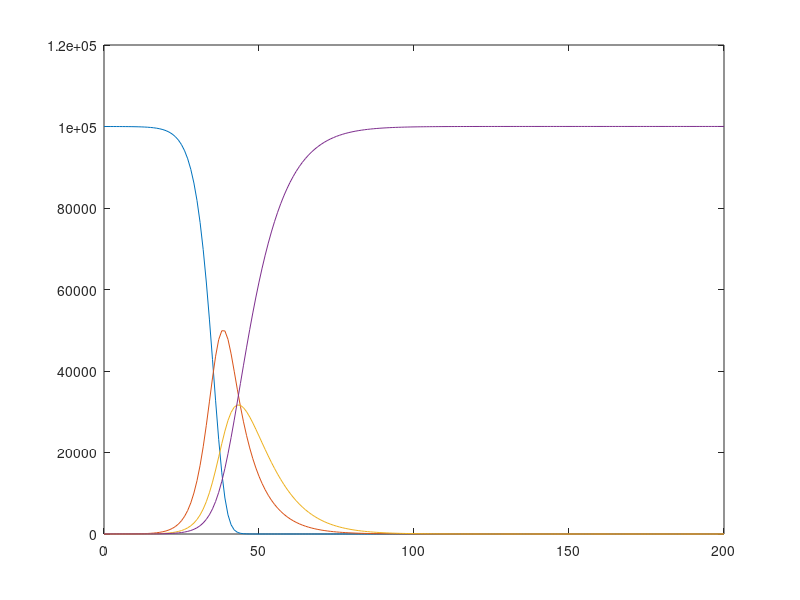

MATLAB code to generate this figure: (Note: this script raises an error after producing the figure.)
clear all; clc
%% Setting up difference equations
% We assume that individuals mix randomly and parameter values are given as
% follows:
N = 100000;						% Population 100,000 people
[S0, E0, I0] = deal(99999, 0, 1);		% Initial values
kappa = 1/8; 					% Pre-infectious period 8 days
alpha = 1/7;					% Infectious period 7 days
R0 = 13;						% Basic reproduction number 13
beta = R0 * alpha / N;

% Set up the SEIR model of the transmission dynamics of measles in a closed
% population using difference equations:

trans_period = 200;				% model of 200 days
dt = 1;							% for each day

data_coll = zeros(4,trans_period+1);
data_coll(:,1) = [S0,E0,I0,R0]';
for i = 2:dt:trans_period+1
    diff_mat = [-beta*data_coll(3,i-1), 0, 0, 0; ...
        beta*data_coll(3,i-1), -kappa, 0, 0;...
        0, kappa, -alpha, 0; ...
        0, 0, alpha, 0];
	data_coll(:,i) =data_coll(:,i-1) + dt*(diff_mat*data_coll(:,i-1));
end

% 1. Plot a graph for number of susceptible, pre-Infectious, infectious,
% and recovered populations during 200 days.
days = 0:dt:trans_period;
plot(days, data_coll');
ax = gca;           % current axes
ax.YLim = [-1e4 11e4];
legend('susceptible','pre-infectious','infectious','recover','Location', 'best');
title('SEIR model for 200 days');
xlabel('Time(Days)');
ylabel('Population');

% 2. How long does it take before there are no infectious persons in the
% population? Why do no further new infectious persons occur in this
% population after a certain time?
% Find the first day t that I(t) is less than 1, which means that the
% infectious is less than one person. We can take it as on infectious
% persons.
Dday = find(data_coll(3,8:trans_period+1) < 1, 1) + 7;      % 137
% The first time that there is no infectious person must later than a week,
% since the infectious period is 7 days. Hence, we search after 7 days and
% add 7 days back for giving the day in trans_period.

% 3. How does the graph change if you change the pre-infectious period to
% be 5 days and 20 days, respectively?
kappa1 = 1/5; 					% Pre-infectious period 5 days
kappa2 = 1/20; 					% Pre-infectious period 20 days

data_coll1 = zeros(4,trans_period+1);
data_coll1(:,1) = [S0,E0,I0,R0]';
for i = 2:dt:trans_period+1
    diff_mat = [-beta*data_coll1(3,i-1), 0, 0, 0; ...
        beta*data_coll1(3,i-1), -kappa1, 0, 0;...
        0, kappa1, -alpha, 0; ...
        0, 0, alpha, 0];
	data_coll1(:,i) =data_coll1(:,i-1) + dt*(diff_mat*data_coll1(:,i-1));
end

data_coll2 = zeros(4,trans_period+1);
data_coll2(:,1) = [S0,E0,I0,R0]';
for i = 2:dt:trans_period+1
    diff_mat = [-beta*data_coll2(3,i-1), 0, 0, 0; ...
        beta*data_coll2(3,i-1), -kappa2, 0, 0;...
        0, kappa2, -alpha, 0; ...
        0, 0, alpha, 0];
	data_coll2(:,i) =data_coll2(:,i-1) + dt*(diff_mat*data_coll2(:,i-1));
end

figure('WindowState','maximized');
subplot(2,1,1);
plot(days, data_coll1');
ax = gca;           % current axes
ax.YLim = [0 10e4];
legend('susceptible','pre-infectious','infectious','recover','Location', 'best');
title('SEIR model for 200 days (Pre-infectious period 5 days)');
xlabel('Time(Days)');
ylabel('Population');

subplot(2,1,2); 
plot(days, data_coll2');
legend('susceptible','pre-infectious','infectious','recover','Location', 'best');
title('SEIR model for 200 days (Pre-infectious period 20 days)');
xlabel('Time(Days)');
ylabel('Population');
% As we can see in the figure window, the longer pre-infectious period the
% later infectious person back to zero.

% 4. Which assumptions would you alter or add to the model to describe the
% transmission of measles in a large population over a period of years?
% The natural birth and death should take into account. And we have several
% assuumptions, such as the natural birth rate and the natural death rate
% are the same.

%% Incorporating births and deaths
% 5. Assuming that the population size doesn't change over time, what would
% be an appropriate expression for the per capital birth rate and death
% rate? 
% We can set a constant mu as the rate of birth and death. And all the
% newborns are susceptible. Note that mu is a factor. As our assumption,
% the life expectancy is 70 years. Then we set
LE = 70 * 365;
mu = 1/LE;          % Birth rate = death rate

% 6. Is it realistic that all individuals are born into the susceptible
% population? Is this a reasonable assumption to make? What alternative
% assumptions might be appropriate to make the model more realistic?
% It depends on the properties of diseases. If the immunity is maternal,
% then not all the individuals are born into the susceptible population. If
% it is adaptive immunity, then we can assume this in our model. The birth
% rate and death rate are independent, i.e. they are unnecessarily the
% same. And if the immunity is not adaptive, then we need another factor to
% simulate the portioin of those have natural immunity.


% 7. With the birth and death rates included in the equations, run the
% equations for 200 days. Is there a point where no more infections occur?

data_coll3 = zeros(4,trans_period+1);
data_coll3(:,1) = [S0,E0,I0,R0]';
for i = 2:dt:trans_period+1
    diff_mat = [-beta*data_coll3(3,i-1), mu, mu, mu; ...
        beta*data_coll3(3,i-1), -kappa-mu, 0, 0;...
        0, kappa, -alpha-mu, 0; ...
        0, 0, alpha, -mu];
	data_coll3(:,i) =data_coll3(:,i-1) + dt*(diff_mat*data_coll3(:,i-1));
end

figure
days = 0:dt:trans_period;
plot(days, data_coll3');
ax = gca;           % current axes
ax.YLim = [-1e4 11e4];
legend('susceptible','pre-infectious','infectious','recover','Location', 'best');
title('SEIR model for 200 days with LE = 70 yrs');
xlabel('Time(Days)');
ylabel('Population');

Dday_200dys = find(data_coll3(3,8:trans_period+1) < 1, 1) + 7;     % 140
% Later than the case without new birth and death. But basicly the same.

% What about 10 years? 50 years?
trans_period1 = 10 * 365;
data_coll4 = zeros(4,trans_period1+1);
data_coll4(:,1) = [S0,E0,I0,R0]';
for i = 2:dt:trans_period1+1
    diff_mat = [-beta*data_coll4(3,i-1), mu, mu, mu; ...
        beta*data_coll4(3,i-1), -kappa-mu, 0, 0;...
        0, kappa, -alpha-mu, 0; ...
        0, 0, alpha, -mu];
	data_coll4(:,i) =data_coll4(:,i-1) + dt*(diff_mat*data_coll4(:,i-1));
end

Dday_10yrs = find(data_coll4(3,8:trans_period1+1) < 1, 1) + 7;        % 140

trans_period2 = 50 * 365;
data_coll5 = zeros(4,trans_period2+1);
data_coll5(:,1) = [S0,E0,I0,R0]';
for i = 2:dt:trans_period2+1
    diff_mat = [-beta*data_coll5(3,i-1), mu, mu, mu; ...
        beta*data_coll5(3,i-1), -kappa-mu, 0, 0;...
        0, kappa, -alpha-mu, 0; ...
        0, 0, alpha, -mu];
	data_coll5(:,i) =data_coll5(:,i-1) + dt*(diff_mat*data_coll5(:,i-1));
end

Dday_50yrs = find(data_coll5(3,8:trans_period2+1) < 1, 1) + 7;        % 140

figure('WindowState','maximized');
subplot(2,1,1);
days = 0:dt:trans_period1;
plot(days, data_coll4');
legend('susceptible','pre-infectious','infectious','recover','Location', 'best');
title('SEIR model for 10 years with LE = 70 yrs');
xlabel('Time(Days)');
ylabel('Population');

subplot(2,1,2); 
days = 0:dt:trans_period2;
plot(days, data_coll5');
legend('susceptible','pre-infectious','infectious','recover','Location', 'best');
title('SEIR model for 50 years with LE = 70 yrs');
xlabel('Time(Days)');
ylabel('Population');

% 8. How are the changes in the number of susceptible and immune related if
% you were to simulate the dynamics of measles for 50 years and for 100
% years?

trans_period3 = 100 * 365;
data_coll6 = zeros(4,trans_period3+1);
data_coll6(:,1) = [S0,E0,I0,R0]';
for i = 2:dt:trans_period3+1
    diff_mat = [-beta*data_coll6(3,i-1), mu, mu, mu; ...
        beta*data_coll6(3,i-1), -kappa-mu, 0, 0;...
        0, kappa, -alpha-mu, 0; ...
        0, 0, alpha, -mu];
	data_coll6(:,i) =data_coll6(:,i-1) + dt*(diff_mat*data_coll6(:,i-1));
end

figure('WindowState','maximized');
subplot(2,1,1);
days = 0:dt:trans_period2;
plot(days, data_coll5');
legend('susceptible','pre-infectious','infectious','recover','Location', 'best');
title('SEIR model for 50 years with LE = 70 yrs');
xlabel('Time(Days)');
ylabel('Population');

subplot(2,1,2); 
days = 0:dt:trans_period3;
plot(days, data_coll6');
legend('susceptible','pre-infectious','infectious','recover','Location', 'best');
title('SEIR model for 100 years with LE = 70 yrs');
xlabel('Time(Days)');
ylabel('Population');

% As the trans_period increases, we can see that the model reach to the
% equilibrium.

% 9. What happens if you change the time step to 2, 3, 4, and 5 days?

% Compute for 200 days
trans_period = 200;				% model of 200 days
dt_opt = [2, 3, 4, 5];
figure('WindowState','maximized');

for n = 1 : length(dt_opt)
    dt = dt_opt(n);							% for every dt days
    data_coll7 = [];
    data_coll7(:,1) = [S0,E0,I0,R0]';
    i = 1;
    for t = dt+1 : dt : trans_period+1
        i = i + 1;
        diff_mat = [-beta*data_coll7(3,i-1), mu, mu, mu; ...
            beta*data_coll7(3,i-1), -kappa-mu, 0, 0;...
            0, kappa, -alpha-mu, 0; ...
            0, 0, alpha, -mu];
        data_coll7(:,i) =data_coll7(:,i-1) + dt*(diff_mat*data_coll7(:,i-1));
    end

    subplot(2,2,n);
    days = 0:dt:trans_period;
    plot(days, data_coll7');
    legend('susceptible','pre-infectious','infectious','recover','Location', 'best');
    title(sprintf('SEIR model for 200 days (dt = %d)', dt));
    xlabel('Time(Days)');
    ylabel('Population');
end

% Compute for 50 years
trans_period = 50 * 365;				% model of 200 days
figure('WindowState','maximized');

for n = 1 : length(dt_opt)
    dt = dt_opt(n);							% for every dt days
    data_coll7 = [];
    data_coll7(:,1) = [S0,E0,I0,R0]';
    i = 1;
    for t = dt+1 : dt : trans_period+1
        i = i + 1;
        diff_mat = [-beta*data_coll7(3,i-1), mu, mu, mu; ...
            beta*data_coll7(3,i-1), -kappa-mu, 0, 0;...
            0, kappa, -alpha-mu, 0; ...
            0, 0, alpha, -mu];
        data_coll7(:,i) =data_coll7(:,i-1) + dt*(diff_mat*data_coll7(:,i-1));
    end

    subplot(2,2,n);
    days = 0:dt:trans_period;
    plot(days, data_coll7');
    legend('susceptible','pre-infectious','infectious','recover','Location', 'best');
    title(sprintf('SEIR model for 50 years (dt = %d)', dt));
    xlabel('Time(Days)');
    ylabel('Population');
end

% Compute for 200 days and 50 years with dt = 10 days
trans_period = [200, 50 * 365];				% model of 200 days and 50 years
dt = 10;                                                % for every 10 days
figure('WindowState','maximized');

for n = 1 : length(trans_period)
    tsp = trans_period(n);
    data_coll7 = [];
    data_coll7(:,1) = [S0,E0,I0,R0]';
    i = 1;
    for t = dt+1 : dt : tsp+1
        i = i + 1;
        diff_mat = [-beta*data_coll7(3,i-1), mu, mu, mu; ...
            beta*data_coll7(3,i-1), -kappa-mu, 0, 0;...
            0, kappa, -alpha-mu, 0; ...
            0, 0, alpha, -mu];
        data_coll7(:,i) =data_coll7(:,i-1) + dt*(diff_mat*data_coll7(:,i-1));
    end

    subplot(2,1,n);
    days = 0 : dt : tsp;
    plot(days, data_coll7');
    legend('susceptible','pre-infectious','infectious','recover','Location', 'best');
    title(sprintf('SEIR model for 50 years (dt = %d)', dt));
    xlabel('Time(Days)');
    ylabel('Population');
end

 % Would it be reasonable to take a time step of 10 days?
 % No. The information is totally damaged.